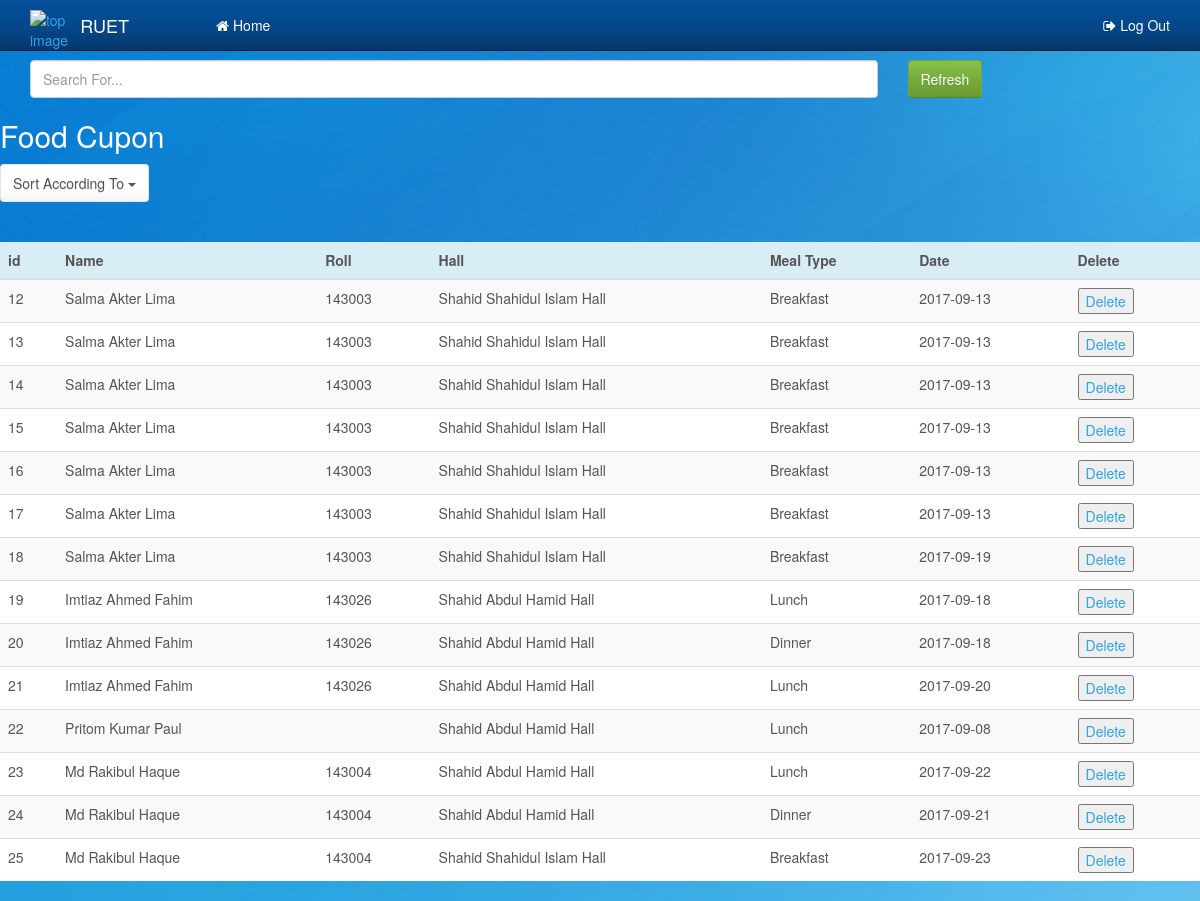
The app's page /foodcupon.php with its own data.
### tables this page shows
CREATE TABLE `student` (
  `uid` int(15) NOT NULL,
  `sname` varchar(50) NOT NULL,
  `scon` varchar(12) NOT NULL,
  `fname` varchar(50) NOT NULL,
  `fcon` varchar(12) NOT NULL,
  `mname` varchar(50) NOT NULL,
  `mcon` varchar(12) NOT NULL,
  `dept` varchar(50) NOT NULL,
  `hall` varchar(50) NOT NULL,
  `roll` varchar(12) NOT NULL,
  `room` int(12) NOT NULL,
  `user` varchar(50) NOT NULL,
  `email` varchar(50) NOT NULL,
  `pass` varchar(50) NOT NULL,
  `Active` int(11) NOT NULL DEFAULT '0',
  `hash` varchar(200) NOT NULL
);

CREATE TABLE `foodcupon` (
  `fid` int(20) NOT NULL,
  `user` varchar(50) NOT NULL,
  `fhall` varchar(50) NOT NULL,
  `fmeal` varchar(60) NOT NULL,
  `fdate` date NOT NULL
);

### foodcupon.php (the view, shortened to what this page needs)
<?php
require_once('db.php');?>
<!DOCTYPE html>
<html lang="en">
  <head>
    <link href="css/bootstrap.min.css" rel="stylesheet">
    <link href="css/Dashboard.css" rel="stylesheet">
    <link rel="stylesheet" href="css/font-awesome.min.css">
    <link rel="stylesheet" href="css/animate.css">
  </head>
  <body>
     <nav class="navbar navbar-fixed-top navbar-inverse">
      <div class="container">
        <div class="navbar-header">
          <a href="index.html">
              <div class="row">
                  <div class="col-xs-3"><img src="img/logo.png" alt="top image" style="height: 30px; width: 30px; margin-top: 10px;"></div>
                  <div class="col-xs-9"><a class="navbar-brand" href="index.html">RUET</a></div>
              </div>
          </a>
        </div>
        <div class="collapse navbar-collapse" id="bs-example-navbar-collapse-1">
               <ul class="nav navbar-nav navbar-right">
                        <li><a href="Adminlogin.php"><i class="fa fa-sign-out"></i> Log Out</a></li>
               </ul>
          <ul class="nav navbar-nav navbar-left">
            <li><a href="Dashboard.php"><i class="fa fa-home"></i> Home</a></li>
          </ul>
        </div>
      </div>
    </nav>
         <div class="container" style="margin-top: 60px;">
             <div class="row">
                 <div class="col-md-9">
                     <form action="foodcupon.php" style="width: 100%;">
                         <input type="text" class="form-control" id="inputSuccess5" name="s_roll" placeholder="Search For...">
                     </form>
                 </div>
                 <div class="col-md-3">
                     <a href="foodcupon.php"><button class="btn btn-success">Refresh</button></a>
                 </div>
             </div>
         </div>
        <h2 style="color:white;">Food Cupon</h2>
        <div class="dropdown">
            <button class="btn btn-default dropdown-toggle" type="button" id="dropdownMenu1" data-toggle="dropdown" aria-haspopup="true" aria-expanded="true">Sort According To
                <span class="caret"></span>
            </button>
        </div>
        <br><br>
       <table class="table table-striped"  style="background-color:white";>
       <thead>
            <tr class="info">
                <th>id</th>
                <th>Name</th>
                <th>Roll</th>
                <th>Hall</th>
                <th>Meal Type</th>
                <th>Date</th>
                <th>Delete</th>
            </tr>
        </thead>
        <tbody>
            <?php
                  $sort_by = 'none';
                  if($sort_by == 'hall'){
                      $food_query = "SELECT foodcupon.fid ,student.sname,student.roll,foodcupon.fhall,foodcupon.fmeal,foodcupon.fdate FROM student,foodcupon WHERE student.user=foodcupon.user ORDER BY foodcupon.fhall";
                  }
                  else if($sort_by == 'date'){
                      $food_query = "SELECT foodcupon.fid ,student.sname,student.roll,foodcupon.fhall,foodcupon.fmeal,foodcupon.fdate FROM student,foodcupon WHERE student.user=foodcupon.user ORDER BY foodcupon.fdate DESC";
                  }
                  else{
                      $food_query = "SELECT foodcupon.fid ,student.sname,student.roll,foodcupon.fhall,foodcupon.fmeal,foodcupon.fdate FROM student,foodcupon WHERE student.user=foodcupon.user";
                  }
                  $run = mysqli_query($connection,$food_query);
                  if(mysqli_num_rows($run) > 0){
                      while($row = mysqli_fetch_array($run)){
                          $foodcupon_fid = $row['fid'];
                          $student_sname = $row['sname'];
                          $student_roll = $row['roll'];
                          $foodcupon_fhall = $row['fhall'];
                          $foodcupon_fmeal = $row['fmeal'];
                          $foodcupon_fdate = $row['fdate'];
            ?>
            <tr>
            <?php
            if(isset($_GET['s_roll']) && $student_roll == $_GET['s_roll']){
            ?>
                <td><?php echo $foodcupon_fid; ?></td>
                <td><?php echo $student_sname; ?></td>
                <td><?php echo $student_roll; ?></td>
                <td><?php echo $foodcupon_fhall; ?></td>
                <td><?php echo $foodcupon_fmeal; ?></td>
                <td><?php echo $foodcupon_fdate; ?></td>
                <td><a href="foodcupon.php?fid=<?php echo $foodcupon_fid; ?>"><button>Delete</button></a></td>
            <?php
            }
            else if(!isset($_GET['s_roll'])){
            ?>
                <td><?php echo $foodcupon_fid; ?></td>
                <td><?php echo $student_sname; ?></td>
                <td><?php echo $student_roll; ?></td>
                <td><?php echo $foodcupon_fhall; ?></td>
                <td><?php echo $foodcupon_fmeal; ?></td>
                <td><?php echo $foodcupon_fdate; ?></td>
                <td><a href="foodcupon.php?fid=<?php echo $foodcupon_fid; ?>"><button>Delete</button></a></td>
            <?php
            }
            ?>
            </tr>
              <?php
                }
                  }
        ?>
        </tbody>
    </table>
  </body>
</html>

### css/Dashboard.css (style rules this page uses)
body { background-image: url(../img/bluebackground.jpg); }

### records on screen
student: foodcupon.fid "12", sname "Salma Akter Lima", roll "143003", foodcupon.fhall "Shahid Shahidul Islam Hall", foodcupon.fmeal "Breakfast", foodcupon.fdate "2017-09-13", foodcupon.fid "13", foodcupon.fid "14", foodcupon.fid "15", foodcupon.fid "16", foodcupon.fid "17", foodcupon.fid "18", foodcupon.fdate "2017-09-19"
student: foodcupon.fid "19", sname "Imtiaz Ahmed Fahim", roll "143026", foodcupon.fhall "Shahid Abdul Hamid Hall", foodcupon.fmeal "Lunch", foodcupon.fdate "2017-09-18", foodcupon.fid "20", foodcupon.fmeal "Dinner", foodcupon.fid "21", foodcupon.fdate "2017-09-20"
student: foodcupon.fid "22", sname "Pritom Kumar Paul", foodcupon.fhall "Shahid Abdul Hamid Hall", foodcupon.fmeal "Lunch", foodcupon.fdate "2017-09-08"
student: foodcupon.fid "23", sname "Md Rakibul Haque", roll "143004", foodcupon.fhall "Shahid Abdul Hamid Hall", foodcupon.fmeal "Lunch", foodcupon.fdate "2017-09-22", foodcupon.fid "24", foodcupon.fmeal "Dinner", foodcupon.fdate "2017-09-21", foodcupon.fid "25", foodcupon.fhall "Shahid Shahidul Islam Hall", foodcupon.fmeal "Breakfast", foodcupon.fdate "2017-09-23"
